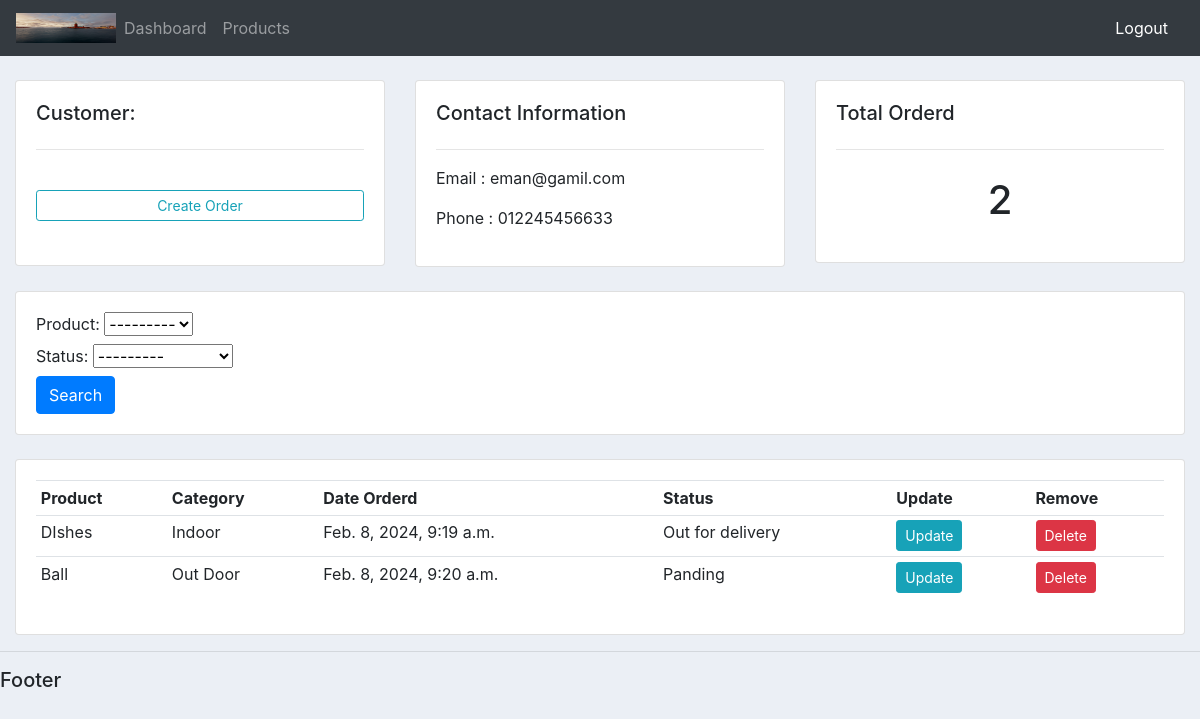
Screenshot of /customer/3 (signed in) with the database file from the repository.
### accounts/models.py (models this page shows, shortened)
class Customer(models.Model):
    user = models.OneToOneField(User, null=True, on_delete=models.CASCADE)
    name = models.CharField(max_length=200, null=True)
    phone = models.CharField(max_length=200, null=True)
    email = models.CharField(max_length=200, null=True)
    profile_pic = models.ImageField(default="logo.jpg", blank=True, null=True)
    date_created = models.DateTimeField(auto_now_add=True, null=True)

class Order(models.Model):
    STATUS = (
        ('Panding', 'Panding'),
        ('Out for delivery', 'Out for delivery'),
        ('Delivered', 'Delivered'),
    )
    customer = models.ForeignKey(Customer, on_delete=models.SET_NULL, null=True)
    product = models.ForeignKey(Product, on_delete=models.SET_NULL, null=True)
    date_created = models.DateTimeField(auto_now_add=True, null=True)
    status = models.CharField(max_length=200, null=True, choices=STATUS)

class Product(models.Model):
    CATEGORY = (
        ('Indoor', 'Indoor'),
        ('Out Door', 'Out Door'),
    )
    name = models.CharField(max_length=200, null=True)
    price = models.FloatField(null=True)
    category = models.CharField(max_length=200, null=True, choices=CATEGORY)
    description = models.CharField(max_length=200, null=True, blank=True)
    date_created = models.DateTimeField(auto_now_add=True, null=True)
    tags = models.ManyToManyField(Tag)
    def __str__(self):
        return str(self.name)

### accounts/decorators.py (the view)
    def wrapper_fun(request, *args, **kwargs):
        group = None
        if request.user.groups.exists():
            group = request.user.groups.all()[0].name
        if group == 'customer':
            return redirect('user_page')
        if group == 'admin':
            return view_fun(request, *args, **kwargs)

### accounts/views.py (called while the page is built)
@login_required(login_url='login')
@admin_only
def customer(request, pk_test):
    customer = Customer.objects.get(id=pk_test)
    orders = customer.order_set.all()
    order_count = orders.count()
    my_filter = OrderFilter(request.GET, queryset=orders)
    orders = my_filter.qs
    context = {
        'customer': customer,
        'orders': orders,
        'order_count': order_count,
        'my_filter': my_filter,
    }
    return render(request, 'accounts/customer.html', context)

### accounts/templates/accounts/customer.html
{% extends 'accounts/main.html' %}
{% block content %}
    <br>
    <div class="row">
        <div class="col-md">
            <div class="card card-body">
                <h5>Customer:</h5>
                <hr>
                <br>
                <a class="btn btn-outline-info btn-sm btn-block" href="{% url 'create_order' customer.id %}">Create Order</a>
                <br>
            </div>
        </div>
        <div class="col">
            <div class="card card-body">
                <h5>Contact Information</h5>
                <hr>
                <p>Email : {{ customer.email }} </p>
                <p>Phone : {{ customer.phone }} </p>
            </div>
        </div>
        <div class="col">
            <div class="card card-body">
                <h5>Total Orderd</h5>
                <hr>
                <h1 style="text-align: center; padding: 10px;"> {{ order_count }} </h1>
            </div>
        </div>
    </div>
    <br>
    <div class="row">
        <div class="col">
            <div class="card card-body">
                <form method="get">
                    {{ my_filter.form }}
                    <button class="btn btn-primary" type="submit">Search</button>
                </form>
            </div>
        </div>
    </div>
    <br>
    <div class="row">
        <div class="col-md">
            <div class="card card-body">
                <table class="table table-sm">
                    <tr>
                        <th>Product</ht>
                        <th>Category</ht>
                        <th>Date Orderd</ht>
                        <th>Status</ht>
                        <th>Update</ht>
                        <th>Remove</ht>
                    </tr>
                    {% for ord in orders %}
                        <tr>
                            <td> {{ ord.product }} </td>
                            <td> {{ ord.product.category }} </td>
                            <td> {{ ord.date_created }} </td>
                            <td> {{ ord.status }} </td>
                            <td> <a href="{% url 'update_order' ord.id %}" class="btn btn-sm btn-info"> Update </a> </td>
                            <td> <a href="{% url 'delete_order' ord.id %}" class="btn btn-sm btn-danger"> Delete </a> </td>
                        </tr>
                    {% endfor %}
                </table>
            </div>
        </div>
    </div>
{% endblock %}

### static/css/main.css (style rules this page uses)
body { background-color: #ebeff5; }

### rows the page displays
Customer: email "eman@gamil.com", phone "012245456633"
Order: product "DIshes", product.category "Indoor", date_created "Feb. 8, 2024, 9:19 a.m.", status "Out for delivery"
Order: product "Ball", product.category "Out Door", date_created "Feb. 8, 2024, 9:20 a.m.", status "Panding"

### other values shown
{{ order_count }} "2"
